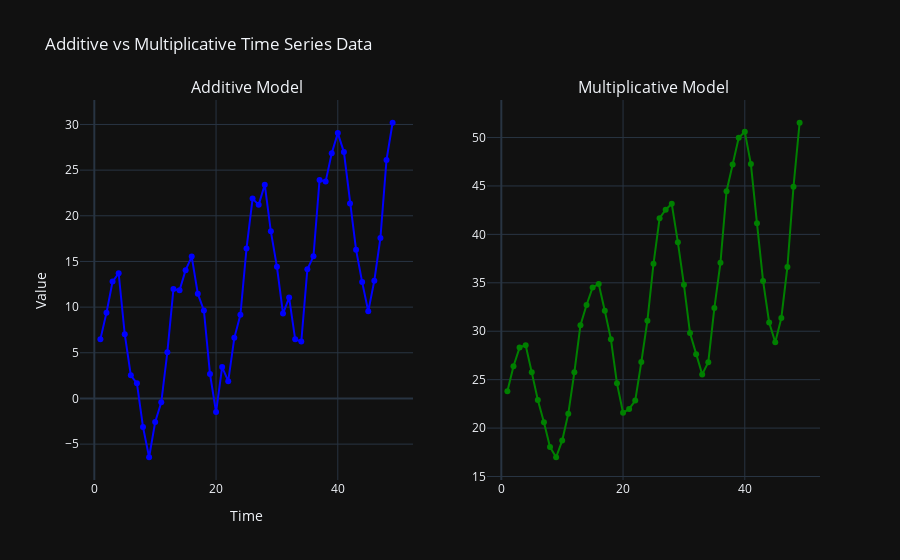

Notebook code for this chart:
### Markdown cell above
### Definition of Residual in Time Series Data

**Residual** refers to the part of a time series that remains after removing the trend and seasonality components.  
It represents the unexplained variation in the data that cannot be attributed to systematic patterns.  
Residuals can contain both random noise and any irregular patterns not captured by the trend or seasonality.

#### **Residual (\(R_t\))**
- **Additive model**:
\[
R_t = Y_t - T_t - S_t
\]

- **Multiplicative model**:
\[
R_t = \frac{Y_t}{T_t \times S_t}
\]
---

### Definition of Noise in Time Series Data

**Noise** refers to the purely random, unpredictable variations in a time series that arise from measurement errors, random shocks, or other unpredictable influences.  
Noise has no consistent pattern and cannot be explained or forecasted using historical data.

---

**Key Difference between Residual and Noise**:
- **Residual**: The leftover part of the data after removing trend and seasonality — may include noise and other irregular effects.
- **Noise**: The completely random component within the residual, with no pattern or predictability.

### Code cell
import numpy as np
import pandas as pd
import plotly.graph_objects as go
from plotly.subplots import make_subplots

# -------------------------
# Generate synthetic data
# -------------------------
np.random.seed(42)
time = np.arange(1, 50)  # 50 time points

# Trend
trend = 0.5 * time

# Seasonality
seasonality = 10 * np.sin(2 * np.pi * time / 12)

# Noise
noise = np.random.normal(0, 2, len(time))

# Additive model: Y = T + S + R
additive = trend + seasonality + noise

# Multiplicative model: Y = T × S × R
# Here seasonality is made positive to avoid negative multiplications
seasonality_mult = 1 + 0.3 * np.sin(2 * np.pi * time / 12)
multiplicative = (trend + 20) * seasonality_mult * (1 + noise / 100)

# -------------------------
# Create subplots
# -------------------------
fig = make_subplots(rows=1, cols=2, subplot_titles=("Additive Model", "Multiplicative Model"))

# Additive plot
fig.add_trace(
    go.Scatter(x=time, y=additive, mode='lines+markers', name='Additive Data', line=dict(color='blue')),
    row=1, col=1
)

# Multiplicative plot
fig.add_trace(
    go.Scatter(x=time, y=multiplicative, mode='lines+markers', name='Multiplicative Data', line=dict(color='green')),
    row=1, col=2
)

# Layout
fig.update_layout(
    title="Additive vs Multiplicative Time Series Data",
    xaxis_title="Time",
    yaxis_title="Value",
    showlegend=False,
    template="plotly_dark"
)

fig.show()

### Figure 1 — Plotly figure (JSON) as saved in the notebook; plotly's stock layout.template omitted (floating-point values rounded to 4 significant figures)
{"data": [{"line": {"color": "blue"}, "mode": "lines+markers", "name": "Additive Data", "type": "scatter", "x": [1, 2, 3, 4, 5, 6, 7, 8, 9, 10, 11, 12, 13, 14, 15, 16, 17, 18, 19, 20, 21, 22, 23, 24, 25, 26, 27, 28, 29, 30, 31, 32, 33, 34, 35, 36, 37, 38, 39, 40, 41, 42, 43, 44, 45, 46, 47, 48, 49], "xaxis": "x", "y": [6.493, 9.384, 12.8, 13.71, 7.032, 2.532, 1.658, -3.125, -6.439, -2.575, -0.4268, 5.069, 11.98, 11.83, 14.05, 15.54, 11.47, 9.628, 2.684, -1.485, 3.431, 1.888, 6.635, 9.151, 16.41, 21.88, 21.2, 23.41, 18.3, 14.42, 9.297, 11.04, 6.473, 6.224, 14.15, 15.56, 23.92, 23.74, 26.84, 29.05, 26.98, 21.34, 16.27, 12.74, 9.543, 12.9, 17.58, 26.11, 30.19], "yaxis": "y"}, {"line": {"color": "green"}, "mode": "lines+markers", "name": "Multiplicative Data", "type": "scatter", "x": [1, 2, 3, 4, 5, 6, 7, 8, 9, 10, 11, 12, 13, 14, 15, 16, 17, 18, 19, 20, 21, 22, 23, 24, 25, 26, 27, 28, 29, 30, 31, 32, 33, 34, 35, 36, 37, 38, 39, 40, 41, 42, 43, 44, 45, 46, 47, 48, 49], "xaxis": "x2", "y": [23.81, 26.38, 28.31, 28.56, 25.75, 22.89, 20.61, 18.04, 16.99, 18.71, 21.47, 25.76, 30.62, 32.71, 34.52, 34.88, 32.11, 29.18, 24.62, 21.58, 21.98, 22.84, 26.81, 31.09, 36.97, 41.67, 42.55, 43.16, 39.2, 34.8, 29.81, 27.63, 25.54, 26.81, 32.4, 37.07, 44.46, 47.21, 49.99, 50.59, 47.26, 41.14, 35.19, 30.9, 28.87, 31.37, 36.63, 44.93, 51.53], "yaxis": "y2"}], "layout": {"annotations": [{"font": {"size": 16}, "showarrow": false, "text": "Additive Model", "x": 0.225, "xanchor": "center", "xref": "paper", "y": 1, "yanchor": "bottom", "yref": "paper"}, {"font": {"size": 16}, "showarrow": false, "text": "Multiplicative Model", "x": 0.775, "xanchor": "center", "xref": "paper", "y": 1, "yanchor": "bottom", "yref": "paper"}], "showlegend": false, "title": {"text": "Additive vs Multiplicative Time Series Data"}, "xaxis": {"anchor": "y", "domain": [0, 0.45], "title": {"text": "Time"}}, "xaxis2": {"anchor": "y2", "domain": [0.55, 1]}, "yaxis": {"anchor": "x", "domain": [0, 1], "title": {"text": "Value"}}, "yaxis2": {"anchor": "x2", "domain": [0, 1]}}}
